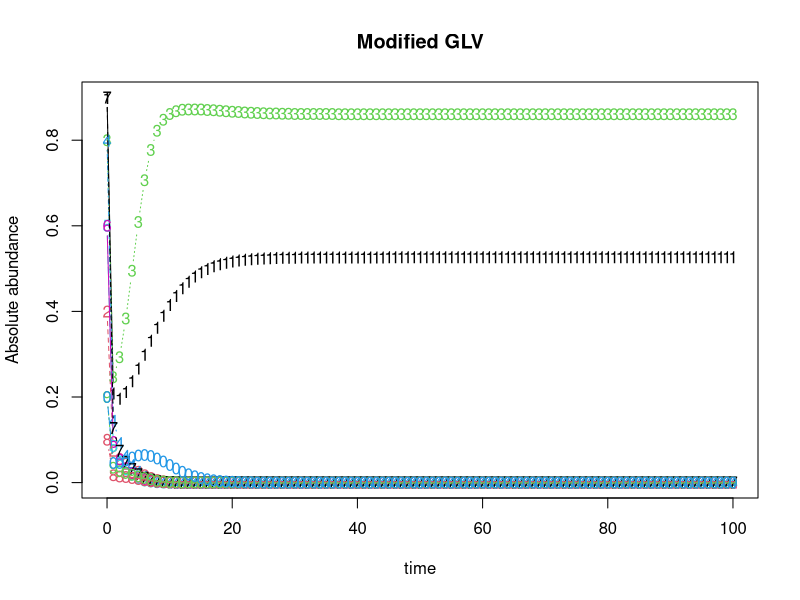
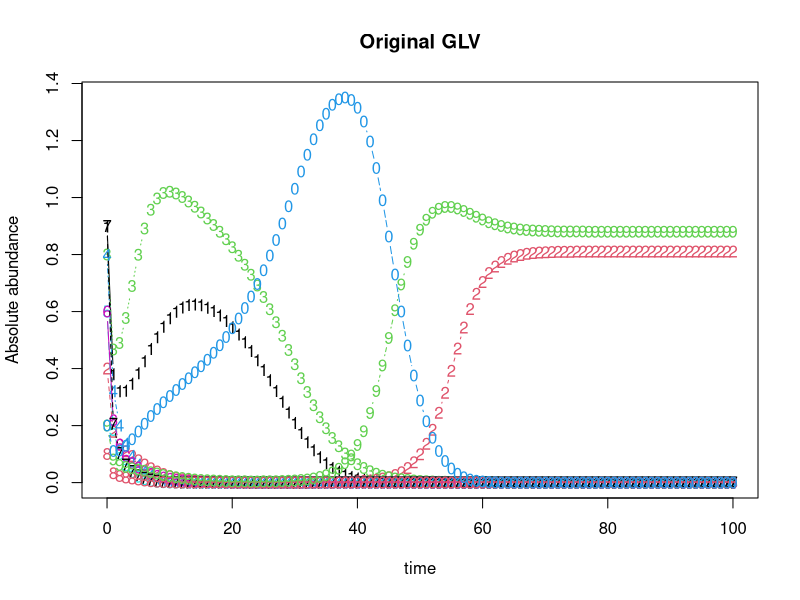

Write the R code that produced these figures, in order.
library(deSolve)

#Define GLV with varying coefficient
#
#Consider do.call(cbind, lapply(listName, FUN=function(x) x%*%vectorName))
glv <- function(t, x, params){
  with(as.list(params, c(x)),{
    dx <- alpha*x + x*(c0%*%x)+x*t(t(x)%*%(cbind(l[[1]]%*%x,l[[2]]%*%x,l[[3]]%*%x,
                                             l[[4]]%*%x,l[[5]]%*%x,l[[6]]%*%x,
                                             l[[7]]%*%x,l[[8]]%*%x,l[[9]]%*%x,l[[10]]%*%x)))
    list(dx)
  })
}
#glv1 as original GLV
#c0 is beta
glv1 <- function(t, x, params){
  with(as.list(params, c(x)),{
    dx <- alpha*x + x*(c0%*%x)
    list(dx)
  })
}


#Define integration method
n.integrate <- function(time, init.x, model, params){
  as.data.frame(lsoda(init.x, time, model, params))
}


#Define community size
N <- 10

#Define species intrinsic growth rate
alpha <- runif(N)

#Define the constant in species-species interation coefficient
c0 <- matrix(runif(N*N, min = -1, max = 0),nrow = N)
#Set species self interation to -0.5
for (i in 1:N) {
  for (j in 1:N) {
    if (i == j) {
      c0[i,j] <-  -0.5
    }
  }
}

#Define coefficient of linear term in species-species interation coefficient
ck <- runif(N*N, min = -1, max = 0.2)
ck <- matrix(ck, nrow = N)
#Modify ck where k == j
for (i in 1:N) {
  for (j in 1:N) {
    if (i==j) {
      ck[i,j] <- 0
    }
  }
}
#Modify ck where k == i
temp <- ck
temp[,1] <- 0
l <- list()
l[[1]] <- temp
for (i in 2:N) {
  temp1 <- ck
  temp1[,i] <- 0
  l[[i]] <- temp1
}

#Define initial abundance between 0.1 and 1, to 1 decimal place
init.x <- floor(runif(N, min = 1, max = 10))/10

#Solve the ode
dat <- n.integrate(0:100, init.x, glv, list(alpha=alpha, c0=c0, l=l))
dat1 <- n.integrate(0:100, init.x, glv1, list(alpha=alpha, c0=c0))
#Plot

matplot(x=dat$time, y=dat[,-1], typ='b', xlab='time', ylab='Absolute abundance', main='Modified GLV')
matplot(x=dat1$time, y=dat1[,-1], typ='b', xlab='time', ylab='Absolute abundance', main='Original GLV')



###############################################################################
#Generate 2^N communities where species in each community (max possible N) are present or absent
###############################################################################

#Generate boolean mask of 2^N x N matrix
repeatBinaryNTimes <- rep(list(c(0,1)),N)
mask <- expand.grid(repeatBinaryNTimes)

#Loop through 2^N to apply each row in mask to initial abundance, solve ode, and retrieve final abundance
SSMatrix <- as.data.frame(matrix(nrow = 2^N, ncol = N))
colnm <- c(1:10)
colnames(SSMatrix) <- colnm
for (i in 1:2^N) {
  init <- init.x*mask[i,]
  init <- as.numeric(init)
  dat <- n.integrate(0:10, init, glv, list(alpha=alpha, c0=c0, l=l))
  SSMatrix[i,] <- dat[nrow(dat),2:(N+1)]
}


###############################################################################
#Machine learning
###############################################################################
# library(randomForest)
# for(i in 1:10){
#   dead <- which(mask[,i] == 0)
#   final <- SSMatrix[-dead,i]
#   mod <- randomForest(final ~., mask[-dead,])
#   plot(mod$y,mod$predicted,main=i)
# }
